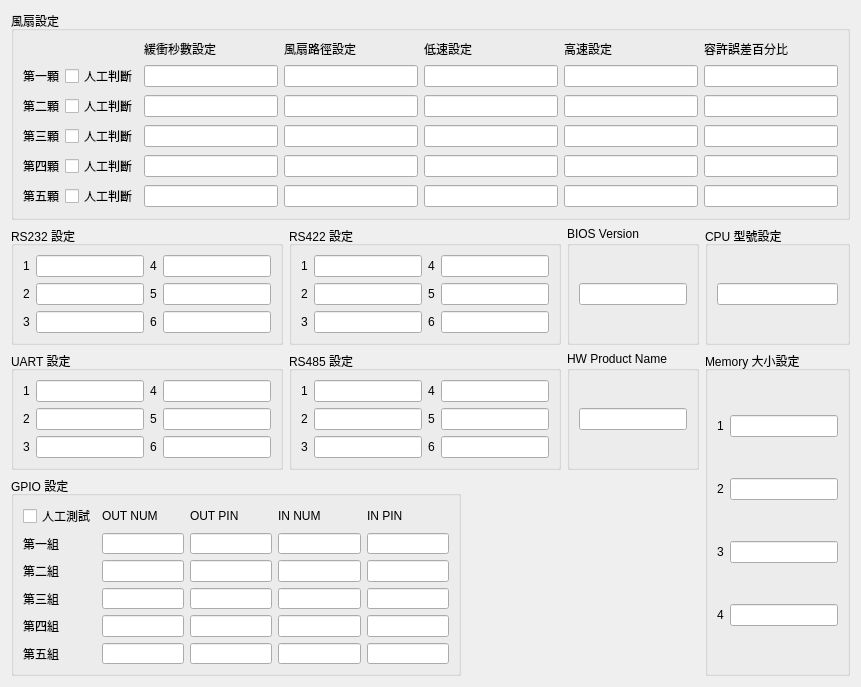
    <widget class="QWidget" name="preview2">
     <attribute name="title">
      <string>測試參數預覽2</string>
     </attribute>
     <layout class="QGridLayout" name="gridLayout_18">
      <item row="1" column="0">
       <widget class="QGroupBox" name="RS232_setting_groupBox">
        <property name="enabled">
         <bool>true</bool>
        </property>
        <property name="maximumSize">
         <size>
          <width>300</width>
          <height>16777215</height>
         </size>
        </property>
        <property name="title">
         <string>RS232 設定</string>
        </property>
        <layout class="QGridLayout" name="gridLayout_7">
         <item row="1" column="1">
          <widget class="QLineEdit" name="rs232_2_lineEdit">
           <property name="maximumSize">
            <size>
             <width>120</width>
             <height>27</height>
            </size>
           </property>
          </widget>
         </item>
         <item row="0" column="0">
          <widget class="QLabel" name="label_47">
           <property name="text">
            <string>1</string>
           </property>
          </widget>
         </item>
         <item row="1" column="0">
          <widget class="QLabel" name="label_51">
           <property name="text">
            <string>2</string>
           </property>
          </widget>
         </item>
         <item row="2" column="0">
          <widget class="QLabel" name="label_55">
           <property name="text">
            <string>3</string>
           </property>
          </widget>
         </item>
         <item row="0" column="1">
          <widget class="QLineEdit" name="rs232_1_lineEdit">
           <property name="maximumSize">
            <size>
             <width>120</width>
             <height>27</height>
            </size>
           </property>
          </widget>
         </item>
         <item row="2" column="1">
          <widget class="QLineEdit" name="rs232_3_lineEdit">
           <property name="maximumSize">
            <size>
             <width>120</width>
             <height>27</height>
            </size>
           </property>
          </widget>
         </item>
         <item row="0" column="3">
          <widget class="QLineEdit" name="rs232_4_lineEdit">
           <property name="maximumSize">
            <size>
             <width>120</width>
             <height>27</height>
            </size>
           </property>
          </widget>
         </item>
         <item row="1" column="3">
          <widget class="QLineEdit" name="rs232_5_lineEdit">
           <property name="maximumSize">
            <size>
             <width>120</width>
             <height>27</height>
            </size>
           </property>
          </widget>
         </item>
         <item row="2" column="3">
          <widget class="QLineEdit" name="rs232_6_lineEdit">
           <property name="maximumSize">
            <size>
             <width>120</width>
             <height>27</height>
            </size>
           </property>
          </widget>
         </item>
         <item row="1" column="2">
          <widget class="QLabel" name="label_57">
           <property name="text">
            <string>5</string>
           </property>
          </widget>
         </item>
         <item row="2" column="2">
          <widget class="QLabel" name="label_58">
           <property name="text">
            <string>6</string>
           </property>
          </widget>
         </item>
         <item row="0" column="2">
          <widget class="QLabel" name="label_56">
           <property name="text">
            <string>4</string>
           </property>
          </widget>
         </item>
        </layout>
       </widget>
      </item>
      <item row="2" column="0">
       <widget class="QGroupBox" name="UART_setting_groupBox">
        <property name="title">
         <string>UART 設定</string>
        </property>
        <layout class="QGridLayout" name="gridLayout_12">
         <item row="0" column="2">
          <widget class="QLabel" name="label_134">
           <property name="text">
            <string>4</string>
           </property>
          </widget>
         </item>
         <item row="2" column="2">
          <widget class="QLabel" name="label_129">
           <property name="text">
            <string>6</string>
           </property>
          </widget>
         </item>
         <item row="0" column="3">
          <widget class="QLineEdit" name="uart_4_lineEdit">
           <property name="maximumSize">
            <size>
             <width>120</width>
             <height>27</height>
            </size>
           </property>
          </widget>
         </item>
         <item row="2" column="0">
          <widget class="QLabel" name="label_128">
           <property name="text">
            <string>3</string>
           </property>
          </widget>
         </item>
         <item row="2" column="3">
          <widget class="QLineEdit" name="uart_6_lineEdit">
           <property name="maximumSize">
            <size>
             <width>120</width>
             <height>27</height>
            </size>
           </property>
          </widget>
         </item>
         <item row="1" column="1">
          <widget class="QLineEdit" name="uart_2_lineEdit">
           <property name="maximumSize">
            <size>
             <width>120</width>
             <height>27</height>
            </size>
           </property>
          </widget>
         </item>
         <item row="2" column="1">
          <widget class="QLineEdit" name="uart_3_lineEdit">
           <property name="maximumSize">
            <size>
             <width>120</width>
             <height>27</height>
            </size>
           </property>
          </widget>
         </item>
         <item row="0" column="1">
          <widget class="QLineEdit" name="uart_1_lineEdit">
           <property name="maximumSize">
            <size>
             <width>120</width>
             <height>27</height>
            </size>
           </property>
          </widget>
         </item>
         <item row="1" column="0">
          <widget class="QLabel" name="label_133">
           <property name="text">
            <string>2</string>
           </property>
          </widget>
         </item>
         <item row="1" column="2">
          <widget class="QLabel" name="label_130">
           <property name="text">
            <string>5</string>
           </property>
          </widget>
         </item>
         <item row="1" column="3">
          <widget class="QLineEdit" name="uart_5_lineEdit">
           <property name="maximumSize">
            <size>
             <width>120</width>
             <height>27</height>
            </size>
           </property>
          </widget>
         </item>
         <item row="0" column="0">
          <widget class="QLabel" name="label_131">
           <property name="text">
            <string>1</string>
           </property>
          </widget>
         </item>
        </layout>
       </widget>
      </item>
      <item row="1" column="1">
       <widget class="QGroupBox" name="RS422_setting_groupBox">
        <property name="maximumSize">
         <size>
          <width>300</width>
          <height>16777215</height>
         </size>
        </property>
        <property name="title">
         <string>RS422 設定</string>
        </property>
        <layout class="QGridLayout" name="gridLayout_8">
         <item row="2" column="1">
          <widget class="QLineEdit" name="rs422_3_lineEdit">
           <property name="maximumSize">
            <size>
             <width>120</width>
             <height>27</height>
            </size>
           </property>
          </widget>
         </item>
         <item row="0" column="1">
          <widget class="QLineEdit" name="rs422_1_lineEdit">
           <property name="maximumSize">
            <size>
             <width>120</width>
             <height>27</height>
            </size>
           </property>
          </widget>
         </item>
         <item row="0" column="0">
          <widget class="QLabel" name="label_92">
           <property name="text">
            <string>1</string>
           </property>
          </widget>
         </item>
         <item row="0" column="3">
          <widget class="QLineEdit" name="rs422_4_lineEdit">
           <property name="maximumSize">
            <size>
             <width>120</width>
             <height>27</height>
            </size>
           </property>
          </widget>
         </item>
         <item row="1" column="0">
          <widget class="QLabel" name="label_99">
           <property name="text">
            <string>2</string>
           </property>
          </widget>
         </item>
         <item row="1" column="2">
          <widget class="QLabel" name="label_90">
           <property name="text">
            <string>5</string>
           </property>
          </widget>
         </item>
         <item row="0" column="2">
          <widget class="QLabel" name="label_94">
           <property name="text">
            <string>4</string>
           </property>
          </widget>
         </item>
         <item row="1" column="3">
          <widget class="QLineEdit" name="rs422_5_lineEdit">
           <property name="maximumSize">
            <size>
             <width>120</width>
             <height>27</height>
            </size>
           </property>
          </widget>
         </item>
         <item row="2" column="3">
          <widget class="QLineEdit" name="rs422_6_lineEdit">
           <property name="maximumSize">
            <size>
             <width>120</width>
             <height>27</height>
            </size>
           </property>
          </widget>
         </item>
         <item row="1" column="1">
          <widget class="QLineEdit" name="rs422_2_lineEdit">
           <property name="maximumSize">
            <size>
             <width>120</width>
             <height>27</height>
            </size>
           </property>
          </widget>
         </item>
         <item row="2" column="0">
          <widget class="QLabel" name="label_91">
           <property name="text">
            <string>3</string>
           </property>
          </widget>
         </item>
         <item row="2" column="2">
          <widget class="QLabel" name="label_97">
           <property name="text">
            <string>6</string>
           </property>
          </widget>
         </item>
        </layout>
       </widget>
      </item>
      <item row="2" column="1">
       <widget class="QGroupBox" name="RS485_setting_groupBox">
        <property name="maximumSize">
         <size>
          <width>300</width>
          <height>16777215</height>
         </size>
        </property>
        <property name="title">
         <string>RS485 設定</string>
        </property>
        <layout class="QGridLayout" name="gridLayout_9">
         <item row="0" column="0">
          <widget class="QLabel" name="label_102">
           <property name="text">
            <string>1</string>
           </property>
          </widget>
         </item>
         <item row="0" column="1">
          <widget class="QLineEdit" name="rs485_1_lineEdit">
           <property name="maximumSize">
            <size>
             <width>120</width>
             <height>27</height>
            </size>
           </property>
          </widget>
         </item>
         <item row="1" column="0">
          <widget class="QLabel" name="label_109">
           <property name="text">
            <string>2</string>
           </property>
          </widget>
         </item>
         <item row="1" column="1">
          <widget class="QLineEdit" name="rs485_2_lineEdit">
           <property name="maximumSize">
            <size>
             <width>120</width>
             <height>27</height>
            </size>
           </property>
          </widget>
         </item>
         <item row="2" column="0">
          <widget class="QLabel" name="label_101">
           <property name="text">
            <string>3</string>
           </property>
          </widget>
         </item>
         <item row="2" column="1">
          <widget class="QLineEdit" name="rs485_3_lineEdit">
           <property name="maximumSize">
            <size>
             <width>120</width>
             <height>27</height>
            </size>
           </property>
          </widget>
         </item>
         <item row="2" column="3">
          <widget class="QLineEdit" name="rs485_6_lineEdit">
           <property name="maximumSize">
            <size>
             <width>120</width>
             <height>27</height>
            </size>
           </property>
          </widget>
         </item>
         <item row="2" column="2">
          <widget class="QLabel" name="label_107">
           <property name="text">
            <string>6</string>
           </property>
          </widget>
         </item>
         <item row="1" column="3">
          <widget class="QLineEdit" name="rs485_5_lineEdit">
           <property name="maximumSize">
            <size>
             <width>120</width>
             <height>27</height>
            </size>
           </property>
          </widget>
         </item>
         <item row="0" column="3">
          <widget class="QLineEdit" name="rs485_4_lineEdit">
           <property name="maximumSize">
            <size>
             <width>120</width>
             <height>27</height>
            </size>
           </property>
          </widget>
         </item>
         <item row="0" column="2">
          <widget class="QLabel" name="label_104">
           <property name="text">
            <string>4</string>
           </property>
          </widget>
         </item>
         <item row="1" column="2">
          <widget class="QLabel" name="label_100">
           <property name="text">
            <string>5</string>
           </property>
          </widget>
         </item>
        </layout>
       </widget>
      </item>
      <item row="0" column="0" colspan="4">
       <widget class="QGroupBox" name="FAN_setting_groupBox">
        <property name="maximumSize">
         <size>
          <width>900</width>
          <height>250</height>
         </size>
        </property>
        <property name="title">
         <string>風扇設定</string>
        </property>
        <layout class="QGridLayout" name="gridLayout_2">
         <item row="4" column="5">
          <widget class="QLineEdit" name="FAN4_HIGH_speed_lineEdit"/>
         </item>
         <item row="3" column="2">
          <widget class="QLineEdit" name="FAN3_Time_lineEdit"/>
         </item>
         <item row="2" column="1">
          <widget class="QCheckBox" name="FAN2_people_checkBox">
           <property name="text">
            <string>人工判斷</string>
           </property>
          </widget>
         </item>
         <item row="4" column="0">
          <widget class="QLabel" name="label_49">
           <property name="text">
            <string>第四顆</string>
           </property>
          </widget>
         </item>
         <item row="0" column="2">
          <widget class="QLabel" name="label_46">
           <property name="text">
            <string>緩衝秒數設定</string>
           </property>
          </widget>
         </item>
         <item row="1" column="3">
          <widget class="QLineEdit" name="FAN1_FAN_Path_lineEdit"/>
         </item>
         <item row="3" column="4">
          <widget class="QLineEdit" name="FAN3_LOW_speed_lineEdit"/>
         </item>
         <item row="1" column="2">
          <widget class="QLineEdit" name="FAN1_Time_lineEdit"/>
         </item>
         <item row="5" column="0">
          <widget class="QLabel" name="label_50">
           <property name="text">
            <string>第五顆</string>
           </property>
          </widget>
         </item>
         <item row="4" column="3">
          <widget class="QLineEdit" name="FAN4_FAN_Path_lineEdit"/>
         </item>
         <item row="2" column="4">
          <widget class="QLineEdit" name="FAN2_LOW_speed_lineEdit"/>
         </item>
         <item row="2" column="3">
          <widget class="QLineEdit" name="FAN2_FAN_Path_lineEdit"/>
         </item>
         <item row="1" column="1">
          <widget class="QCheckBox" name="FAN1_people_checkBox">
           <property name="text">
            <string>人工判斷</string>
           </property>
          </widget>
         </item>
         <item row="2" column="0">
          <widget class="QLabel" name="label_42">
           <property name="text">
            <string>第二顆</string>
           </property>
          </widget>
         </item>
         <item row="4" column="4">
          <widget class="QLineEdit" name="FAN4_LOW_speed_lineEdit"/>
         </item>
         <item row="5" column="3">
          <widget class="QLineEdit" name="FAN5_FAN_Path_lineEdit"/>
         </item>
         <item row="0" column="3">
          <widget class="QLabel" name="label_41">
           <property name="text">
            <string>風扇路徑設定</string>
           </property>
          </widget>
         </item>
         <item row="2" column="5">
          <widget class="QLineEdit" name="FAN2_HIGH_speed_lineEdit"/>
         </item>
         <item row="3" column="5">
          <widget class="QLineEdit" name="FAN3_HIGH_speed_lineEdit"/>
         </item>
         <item row="5" column="4">
          <widget class="QLineEdit" name="FAN5_LOW_speed_lineEdit"/>
         </item>
         <item row="0" column="6">
          <widget class="QLabel" name="label_54">
           <property name="text">
            <string>容許誤差百分比</string>
           </property>
          </widget>
         </item>
         <item row="4" column="1">
          <widget class="QCheckBox" name="FAN4_people_checkBox">
           <property name="text">
            <string>人工判斷</string>
           </property>
          </widget>
         </item>
         <item row="5" column="1">
          <widget class="QCheckBox" name="FAN5_people_checkBox">
           <property name="text">
            <string>人工判斷</string>
           </property>
          </widget>
         </item>
         <item row="3" column="1">
          <widget class="QCheckBox" name="FAN3_people_checkBox">
           <property name="text">
            <string>人工判斷</string>
           </property>
          </widget>
         </item>
         <item row="5" column="5">
          <widget class="QLineEdit" name="FAN5_HIGH_speed_lineEdit"/>
         </item>
         <item row="0" column="4">
          <widget class="QLabel" name="label_52">
           <property name="text">
            <string>低速設定</string>
           </property>
          </widget>
         </item>
         <item row="1" column="6">
          <widget class="QLineEdit" name="FAN1_Tolerance_lineEdit"/>
         </item>
         <item row="1" column="4">
          <widget class="QLineEdit" name="FAN1_LOW_speed_lineEdit"/>
         </item>
         <item row="1" column="0">
          <widget class="QLabel" name="label_40">
           <property name="text">
            <string>第一顆</string>
           </property>
          </widget>
         </item>
         <item row="3" column="6">
          <widget class="QLineEdit" name="FAN3_Tolerance_lineEdit"/>
         </item>
         <item row="2" column="6">
          <widget class="QLineEdit" name="FAN2_Tolerance_lineEdit"/>
         </item>
         <item row="5" column="6">
          <widget class="QLineEdit" name="FAN5_Tolerance_lineEdit"/>
         </item>
         <item row="3" column="3">
          <widget class="QLineEdit" name="FAN3_FAN_Path_lineEdit"/>
         </item>
         <item row="2" column="2">
          <widget class="QLineEdit" name="FAN2_Time_lineEdit"/>
         </item>
         <item row="0" column="5">
          <widget class="QLabel" name="label_53">
           <property name="text">
            <string>高速設定</string>
           </property>
          </widget>
         </item>
         <item row="1" column="5">
          <widget class="QLineEdit" name="FAN1_HIGH_speed_lineEdit"/>
         </item>
         <item row="3" column="0">
          <widget class="QLabel" name="label_48">
           <property name="text">
            <string>第三顆</string>
           </property>
          </widget>
         </item>
         <item row="5" column="2">
          <widget class="QLineEdit" name="FAN5_Time_lineEdit"/>
         </item>
         <item row="4" column="6">
          <widget class="QLineEdit" name="FAN4_Tolerance_lineEdit"/>
         </item>
         <item row="4" column="2">
          <widget class="QLineEdit" name="FAN4_Time_lineEdit"/>
         </item>
        </layout>
       </widget>
      </item>
      <item row="1" column="3">
       <widget class="QGroupBox" name="CPU_setting_groupBox">
        <property name="title">
         <string>CPU 型號設定</string>
        </property>
        <layout class="QGridLayout" name="gridLayout_16">
         <item row="0" column="0">
          <widget class="QLineEdit" name="cpu_1_lineEdit"/>
         </item>
        </layout>
       </widget>
      </item>
      <item row="3" column="0" colspan="2">
       <widget class="QGroupBox" name="GPIO_setting_groupBox">
        <property name="minimumSize">
         <size>
          <width>450</width>
          <height>200</height>
         </size>
        </property>
        <property name="maximumSize">
         <size>
          <width>350</width>
          <height>200</height>
         </size>
        </property>
        <property name="title">
         <string>GPIO 設定</string>
        </property>
        <layout class="QGridLayout" name="gridLayout_5">
         <item row="0" column="0">
          <widget class="QCheckBox" name="gpio_people_checkBox">
           <property name="text">
            <string>人工測試</string>
           </property>
          </widget>
         </item>
         <item row="5" column="1">
          <widget class="QLineEdit" name="GPO_num5_lineEdit"/>
         </item>
         <item row="0" column="2">
          <widget class="QLabel" name="label_33">
           <property name="text">
            <string>OUT PIN</string>
           </property>
          </widget>
         </item>
         <item row="1" column="4">
          <widget class="QLineEdit" name="GPI_pin1_lineEdit"/>
         </item>
         <item row="3" column="2">
          <widget class="QLineEdit" name="GPO_pin3_lineEdit"/>
         </item>
         <item row="4" column="0">
          <widget class="QLabel" name="label_37">
           <property name="text">
            <string>第四組</string>
           </property>
          </widget>
         </item>
         <item row="0" column="1">
          <widget class="QLabel" name="label_31">
           <property name="text">
            <string>OUT NUM</string>
           </property>
          </widget>
         </item>
         <item row="5" column="3">
          <widget class="QLineEdit" name="GPI_num5_lineEdit"/>
         </item>
         <item row="1" column="2">
          <widget class="QLineEdit" name="GPO_pin1_lineEdit"/>
         </item>
         <item row="4" column="2">
          <widget class="QLineEdit" name="GPO_pin4_lineEdit"/>
         </item>
         <item row="0" column="4">
          <widget class="QLabel" name="label_32">
           <property name="text">
            <string>IN PIN</string>
           </property>
          </widget>
         </item>
         <item row="3" column="3">
          <widget class="QLineEdit" name="GPI_num3_lineEdit"/>
         </item>
         <item row="1" column="0">
          <widget class="QLabel" name="label_34">
           <property name="text">
            <string>第一組</string>
           </property>
          </widget>
         </item>
         <item row="2" column="3">
          <widget class="QLineEdit" name="GPI_num2_lineEdit"/>
         </item>
         <item row="4" column="4">
          <widget class="QLineEdit" name="GPI_pin4_lineEdit"/>
         </item>
         <item row="4" column="1">
          <widget class="QLineEdit" name="GPO_num4_lineEdit"/>
         </item>
         <item row="5" column="2">
          <widget class="QLineEdit" name="GPO_pin5_lineEdit"/>
         </item>
         <item row="1" column="3">
          <widget class="QLineEdit" name="GPI_num1_lineEdit"/>
         </item>
         <item row="2" column="2">
          <widget class="QLineEdit" name="GPO_pin2_lineEdit"/>
         </item>
         <item row="4" column="3">
          <widget class="QLineEdit" name="GPI_num4_lineEdit"/>
         </item>
         <item row="2" column="4">
          <widget class="QLineEdit" name="GPI_pin2_lineEdit"/>
         </item>
         <item row="2" column="1">
          <widget class="QLineEdit" name="GPO_num2_lineEdit"/>
         </item>
         <item row="3" column="1">
          <widget class="QLineEdit" name="GPO_num3_lineEdit"/>
         </item>
         <item row="3" column="0">
          <widget class="QLabel" name="label_36">
           <property name="text">
            <string>第三組</string>
           </property>
          </widget>
         </item>
         <item row="3" column="4">
          <widget class="QLineEdit" name="GPI_pin3_lineEdit"/>
         </item>
         <item row="5" column="4">
          <widget class="QLineEdit" name="GPI_pin5_lineEdit"/>
         </item>
         <item row="0" column="3">
          <widget class="QLabel" name="label_30">
           <property name="text">
            <string>IN NUM</string>
           </property>
          </widget>
         </item>
         <item row="5" column="0">
          <widget class="QLabel" name="label_38">
           <property name="text">
            <string>第五組</string>
           </property>
          </widget>
         </item>
         <item row="1" column="1">
          <widget class="QLineEdit" name="GPO_num1_lineEdit"/>
         </item>
         <item row="2" column="0">
          <widget class="QLabel" name="label_35">
           <property name="text">
            <string>第二組</string>
           </property>
          </widget>
         </item>
        </layout>
       </widget>
      </item>
      <item row="2" column="3" rowspan="2">
       <widget class="QGroupBox" name="MEMORY_setting_groupBox">
        <property name="title">
         <string>Memory 大小設定</string>
        </property>
        <layout class="QGridLayout" name="gridLayout_17">
         <item row="0" column="0">
          <widget class="QLabel" name="label_108">
           <property name="text">
            <string>1</string>
           </property>
          </widget>
         </item>
         <item row="0" column="1">
          <widget class="QLineEdit" name="mem_1_lineEdit"/>
         </item>
         <item row="1" column="0">
          <widget class="QLabel" name="label_135">
           <property name="text">
            <string>2</string>
           </property>
          </widget>
         </item>
         <item row="1" column="1">
          <widget class="QLineEdit" name="mem_2_lineEdit"/>
         </item>
         <item row="2" column="0">
          <widget class="QLabel" name="label_136">
           <property name="text">
            <string>3</string>
           </property>
          </widget>
         </item>
         <item row="2" column="1">
          <widget class="QLineEdit" name="mem_3_lineEdit"/>
         </item>
         <item row="3" column="0">
          <widget class="QLabel" name="label_137">
           <property name="text">
            <string>4</string>
           </property>
          </widget>
         </item>
         <item row="3" column="1">
          <widget class="QLineEdit" name="mem_4_lineEdit"/>
         </item>
        </layout>
       </widget>
      </item>
      <item row="1" column="2">
       <widget class="QGroupBox" name="BIOSVER_setting_groupBox">
        <property name="title">
         <string>BIOS Version</string>
        </property>
        <layout class="QGridLayout" name="gridLayout_19">
         <item row="0" column="0">
          <widget class="QLineEdit" name="biosver_1_lineEdit"/>
         </item>
        </layout>
       </widget>
      </item>
      <item row="2" column="2">
       <widget class="QGroupBox" name="HWPRODUCTNAME_setting_groupBox">
        <property name="title">
         <string>HW Product Name</string>
        </property>
        <layout class="QGridLayout" name="gridLayout_21">
         <item row="0" column="0">
          <widget class="QLineEdit" name="hwproductname_1_lineEdit"/>
         </item>
        </layout>
       </widget>
      </item>
     </layout>
    </widget>
